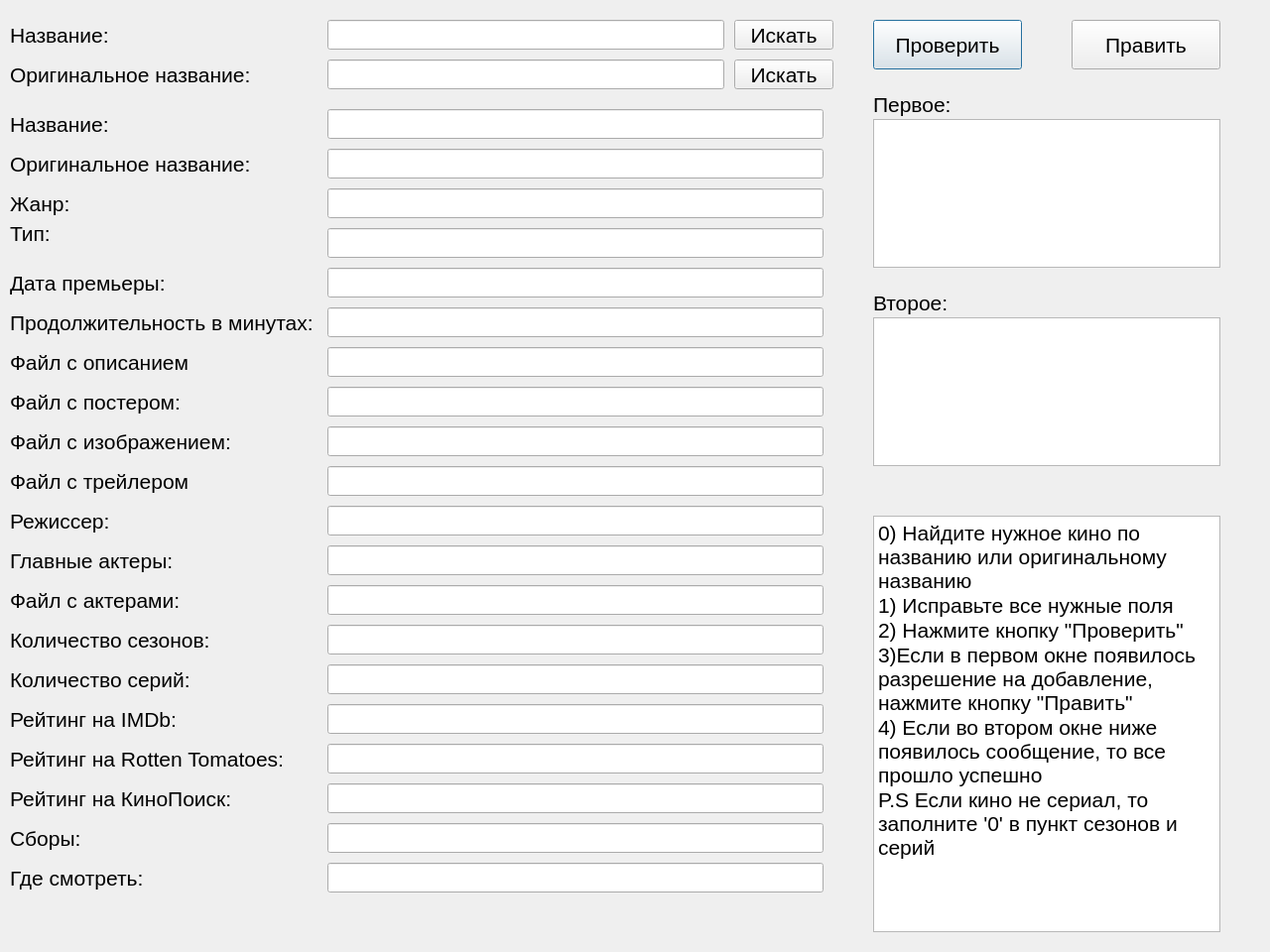
<?xml version="1.0" encoding="UTF-8"?>
<ui version="4.0">
 <class>Dialog</class>
 <widget class="QDialog" name="Dialog">
  <property name="geometry">
   <rect>
    <x>0</x>
    <y>0</y>
    <width>1280</width>
    <height>960</height>
   </rect>
  </property>
  <property name="font">
   <font>
    <pointsize>16</pointsize>
   </font>
  </property>
  <property name="windowTitle">
   <string>Dialog</string>
  </property>
  <widget class="QLabel" name="namelabel">
   <property name="geometry">
    <rect>
     <x>10</x>
     <y>110</y>
     <width>100</width>
     <height>30</height>
    </rect>
   </property>
   <property name="text">
    <string>Название:</string>
   </property>
  </widget>
  <widget class="QLabel" name="originalnamelabel">
   <property name="geometry">
    <rect>
     <x>10</x>
     <y>150</y>
     <width>250</width>
     <height>30</height>
    </rect>
   </property>
   <property name="text">
    <string>Оригинальное название:</string>
   </property>
  </widget>
  <widget class="QLabel" name="genrelabel">
   <property name="geometry">
    <rect>
     <x>10</x>
     <y>190</y>
     <width>70</width>
     <height>30</height>
    </rect>
   </property>
   <property name="text">
    <string>Жанр:</string>
   </property>
  </widget>
  <widget class="QLabel" name="typelabel">
   <property name="geometry">
    <rect>
     <x>10</x>
     <y>220</y>
     <width>40</width>
     <height>30</height>
    </rect>
   </property>
   <property name="text">
    <string>Тип:</string>
   </property>
  </widget>
  <widget class="QLabel" name="datelabel">
   <property name="geometry">
    <rect>
     <x>10</x>
     <y>270</y>
     <width>160</width>
     <height>30</height>
    </rect>
   </property>
   <property name="text">
    <string>Дата премьеры:</string>
   </property>
  </widget>
  <widget class="QLabel" name="durationlabel">
   <property name="geometry">
    <rect>
     <x>10</x>
     <y>310</y>
     <width>310</width>
     <height>30</height>
    </rect>
   </property>
   <property name="text">
    <string>Продолжительность в минутах:</string>
   </property>
  </widget>
  <widget class="QLabel" name="descriptionlabel">
   <property name="geometry">
    <rect>
     <x>10</x>
     <y>350</y>
     <width>180</width>
     <height>30</height>
    </rect>
   </property>
   <property name="text">
    <string>Файл с описанием:</string>
   </property>
  </widget>
  <widget class="QLabel" name="posterlabel">
   <property name="geometry">
    <rect>
     <x>10</x>
     <y>390</y>
     <width>170</width>
     <height>30</height>
    </rect>
   </property>
   <property name="text">
    <string>Файл с постером:</string>
   </property>
  </widget>
  <widget class="QLabel" name="imagelabel">
   <property name="geometry">
    <rect>
     <x>10</x>
     <y>430</y>
     <width>230</width>
     <height>30</height>
    </rect>
   </property>
   <property name="text">
    <string>Файл с изображением:</string>
   </property>
  </widget>
  <widget class="QLabel" name="trailerlabel">
   <property name="geometry">
    <rect>
     <x>10</x>
     <y>470</y>
     <width>180</width>
     <height>30</height>
    </rect>
   </property>
   <property name="text">
    <string>Файл с трейлером:</string>
   </property>
  </widget>
  <widget class="QLabel" name="directorlabel">
   <property name="geometry">
    <rect>
     <x>10</x>
     <y>510</y>
     <width>100</width>
     <height>30</height>
    </rect>
   </property>
   <property name="text">
    <string>Режиссер:</string>
   </property>
  </widget>
  <widget class="QLabel" name="mainactorslabel">
   <property name="geometry">
    <rect>
     <x>10</x>
     <y>550</y>
     <width>170</width>
     <height>30</height>
    </rect>
   </property>
   <property name="text">
    <string>Главные актеры:</string>
   </property>
  </widget>
  <widget class="QLabel" name="castlabel">
   <property name="geometry">
    <rect>
     <x>10</x>
     <y>590</y>
     <width>170</width>
     <height>30</height>
    </rect>
   </property>
   <property name="text">
    <string>Файл с актерами:</string>
   </property>
  </widget>
  <widget class="QLabel" name="seasonslabel">
   <property name="geometry">
    <rect>
     <x>10</x>
     <y>630</y>
     <width>210</width>
     <height>30</height>
    </rect>
   </property>
   <property name="text">
    <string>Количество сезонов:</string>
   </property>
  </widget>
  <widget class="QLabel" name="episodeslabel">
   <property name="geometry">
    <rect>
     <x>10</x>
     <y>670</y>
     <width>190</width>
     <height>30</height>
    </rect>
   </property>
   <property name="text">
    <string>Количество серий:</string>
   </property>
  </widget>
  <widget class="QLabel" name="imbdratinglabel">
   <property name="geometry">
    <rect>
     <x>10</x>
     <y>710</y>
     <width>170</width>
     <height>30</height>
    </rect>
   </property>
   <property name="text">
    <string>Рейтинг на IMDb:</string>
   </property>
  </widget>
  <widget class="QLabel" name="rottentomatoesratinglabel">
   <property name="geometry">
    <rect>
     <x>10</x>
     <y>750</y>
     <width>280</width>
     <height>30</height>
    </rect>
   </property>
   <property name="text">
    <string>Рейтинг на Rotten Tomatoes:</string>
   </property>
  </widget>
  <widget class="QLabel" name="kinopoiskratinglabel">
   <property name="geometry">
    <rect>
     <x>10</x>
     <y>790</y>
     <width>230</width>
     <height>30</height>
    </rect>
   </property>
   <property name="text">
    <string>Рейтинг на КиноПоиск:</string>
   </property>
  </widget>
  <widget class="QLabel" name="boxofficelabel">
   <property name="geometry">
    <rect>
     <x>10</x>
     <y>830</y>
     <width>70</width>
     <height>30</height>
    </rect>
   </property>
   <property name="text">
    <string>Сборы:</string>
   </property>
  </widget>
  <widget class="QLabel" name="wheretowatchlabel">
   <property name="geometry">
    <rect>
     <x>10</x>
     <y>870</y>
     <width>140</width>
     <height>30</height>
    </rect>
   </property>
   <property name="text">
    <string>Где смотреть:</string>
   </property>
  </widget>
  <widget class="QLineEdit" name="nameedit">
   <property name="geometry">
    <rect>
     <x>330</x>
     <y>110</y>
     <width>500</width>
     <height>30</height>
    </rect>
   </property>
  </widget>
  <widget class="QLineEdit" name="originalnameedit">
   <property name="geometry">
    <rect>
     <x>330</x>
     <y>150</y>
     <width>500</width>
     <height>30</height>
    </rect>
   </property>
  </widget>
  <widget class="QLineEdit" name="genreedit">
   <property name="geometry">
    <rect>
     <x>330</x>
     <y>190</y>
     <width>500</width>
     <height>30</height>
    </rect>
   </property>
  </widget>
  <widget class="QLineEdit" name="typeedit">
   <property name="geometry">
    <rect>
     <x>330</x>
     <y>230</y>
     <width>500</width>
     <height>30</height>
    </rect>
   </property>
  </widget>
  <widget class="QLineEdit" name="dateedit">
   <property name="geometry">
    <rect>
     <x>330</x>
     <y>270</y>
     <width>500</width>
     <height>30</height>
    </rect>
   </property>
  </widget>
  <widget class="QLineEdit" name="durationedit">
   <property name="geometry">
    <rect>
     <x>330</x>
     <y>310</y>
     <width>500</width>
     <height>30</height>
    </rect>
   </property>
  </widget>
  <widget class="QLineEdit" name="descriptionedit">
   <property name="geometry">
    <rect>
     <x>330</x>
     <y>350</y>
     <width>500</width>
     <height>30</height>
    </rect>
   </property>
  </widget>
  <widget class="QLineEdit" name="posteredit">
   <property name="geometry">
    <rect>
     <x>330</x>
     <y>390</y>
     <width>500</width>
     <height>30</height>
    </rect>
   </property>
  </widget>
  <widget class="QLineEdit" name="imageedit">
   <property name="geometry">
    <rect>
     <x>330</x>
     <y>430</y>
     <width>500</width>
     <height>30</height>
    </rect>
   </property>
  </widget>
  <widget class="QLineEdit" name="traileredit">
   <property name="geometry">
    <rect>
     <x>330</x>
     <y>470</y>
     <width>500</width>
     <height>30</height>
    </rect>
   </property>
  </widget>
  <widget class="QLineEdit" name="directoredit">
   <property name="geometry">
    <rect>
     <x>330</x>
     <y>510</y>
     <width>500</width>
     <height>30</height>
    </rect>
   </property>
  </widget>
  <widget class="QLineEdit" name="mainactorsedit">
   <property name="geometry">
    <rect>
     <x>330</x>
     <y>550</y>
     <width>500</width>
     <height>30</height>
    </rect>
   </property>
  </widget>
  <widget class="QLineEdit" name="castedit">
   <property name="geometry">
    <rect>
     <x>330</x>
     <y>590</y>
     <width>500</width>
     <height>30</height>
    </rect>
   </property>
  </widget>
  <widget class="QLineEdit" name="seasonsedit">
   <property name="geometry">
    <rect>
     <x>330</x>
     <y>630</y>
     <width>500</width>
     <height>30</height>
    </rect>
   </property>
  </widget>
  <widget class="QLineEdit" name="episodesedit">
   <property name="geometry">
    <rect>
     <x>330</x>
     <y>670</y>
     <width>500</width>
     <height>30</height>
    </rect>
   </property>
  </widget>
  <widget class="QLineEdit" name="imdbratingedit">
   <property name="geometry">
    <rect>
     <x>330</x>
     <y>710</y>
     <width>500</width>
     <height>30</height>
    </rect>
   </property>
  </widget>
  <widget class="QLineEdit" name="rottentomatoesratingedit">
   <property name="geometry">
    <rect>
     <x>330</x>
     <y>750</y>
     <width>500</width>
     <height>30</height>
    </rect>
   </property>
  </widget>
  <widget class="QLineEdit" name="kinopoiskratingedit">
   <property name="geometry">
    <rect>
     <x>330</x>
     <y>790</y>
     <width>500</width>
     <height>30</height>
    </rect>
   </property>
  </widget>
  <widget class="QLineEdit" name="boxofficeedit">
   <property name="geometry">
    <rect>
     <x>330</x>
     <y>830</y>
     <width>500</width>
     <height>30</height>
    </rect>
   </property>
  </widget>
  <widget class="QLineEdit" name="wheretowatchedit">
   <property name="geometry">
    <rect>
     <x>330</x>
     <y>870</y>
     <width>500</width>
     <height>30</height>
    </rect>
   </property>
  </widget>
  <widget class="QTextEdit" name="checktext">
   <property name="geometry">
    <rect>
     <x>880</x>
     <y>120</y>
     <width>350</width>
     <height>150</height>
    </rect>
   </property>
   <property name="font">
    <font>
     <pointsize>16</pointsize>
    </font>
   </property>
   <property name="readOnly">
    <bool>true</bool>
   </property>
   <property name="textInteractionFlags">
    <set>Qt::LinksAccessibleByKeyboard|Qt::LinksAccessibleByMouse|Qt::TextBrowserInteraction|Qt::TextSelectableByKeyboard|Qt::TextSelectableByMouse</set>
   </property>
  </widget>
  <widget class="QPushButton" name="checkbutton">
   <property name="geometry">
    <rect>
     <x>880</x>
     <y>20</y>
     <width>150</width>
     <height>50</height>
    </rect>
   </property>
   <property name="text">
    <string>Проверить</string>
   </property>
  </widget>
  <widget class="QPushButton" name="editbutton">
   <property name="geometry">
    <rect>
     <x>1080</x>
     <y>20</y>
     <width>150</width>
     <height>50</height>
    </rect>
   </property>
   <property name="text">
    <string>Править</string>
   </property>
  </widget>
  <widget class="QTextEdit" name="edittext">
   <property name="geometry">
    <rect>
     <x>880</x>
     <y>320</y>
     <width>350</width>
     <height>150</height>
    </rect>
   </property>
   <property name="font">
    <font>
     <pointsize>16</pointsize>
    </font>
   </property>
   <property name="readOnly">
    <bool>true</bool>
   </property>
   <property name="textInteractionFlags">
    <set>Qt::LinksAccessibleByKeyboard|Qt::LinksAccessibleByMouse|Qt::TextBrowserInteraction|Qt::TextSelectableByKeyboard|Qt::TextSelectableByMouse</set>
   </property>
  </widget>
  <widget class="QTextEdit" name="instructiontext">
   <property name="geometry">
    <rect>
     <x>880</x>
     <y>520</y>
     <width>350</width>
     <height>420</height>
    </rect>
   </property>
   <property name="font">
    <font>
     <pointsize>16</pointsize>
    </font>
   </property>
   <property name="readOnly">
    <bool>true</bool>
   </property>
   <property name="html">
    <string>&lt;!DOCTYPE HTML PUBLIC &quot;-//W3C//DTD HTML 4.0//EN&quot; &quot;http://www.w3.org/TR/REC-html40/strict.dtd&quot;&gt;
&lt;html&gt;&lt;head&gt;&lt;meta name=&quot;qrichtext&quot; content=&quot;1&quot; /&gt;&lt;style type=&quot;text/css&quot;&gt;
p, li { white-space: pre-wrap; }
&lt;/style&gt;&lt;/head&gt;&lt;body style=&quot; font-family:'Cantarell'; font-size:16pt; font-weight:400; font-style:normal;&quot;&gt;
&lt;p style=&quot; margin-top:0px; margin-bottom:0px; margin-left:0px; margin-right:0px; -qt-block-indent:0; text-indent:0px;&quot;&gt;0) Найдите нужное кино по названию или оригинальному названию&lt;/p&gt;
&lt;p style=&quot; margin-top:0px; margin-bottom:0px; margin-left:0px; margin-right:0px; -qt-block-indent:0; text-indent:0px;&quot;&gt;1) Исправьте все нужные поля&lt;/p&gt;
&lt;p style=&quot; margin-top:0px; margin-bottom:0px; margin-left:0px; margin-right:0px; -qt-block-indent:0; text-indent:0px;&quot;&gt;2) Нажмите кнопку &amp;quot;Проверить&amp;quot;&lt;/p&gt;
&lt;p style=&quot; margin-top:0px; margin-bottom:0px; margin-left:0px; margin-right:0px; -qt-block-indent:0; text-indent:0px;&quot;&gt;3)Если в первом окне появилось разрешение на добавление, нажмите кнопку &amp;quot;Править&amp;quot;&lt;/p&gt;
&lt;p style=&quot; margin-top:0px; margin-bottom:0px; margin-left:0px; margin-right:0px; -qt-block-indent:0; text-indent:0px;&quot;&gt;4) Если во втором окне ниже появилось сообщение, то все прошло успешно&lt;/p&gt;
&lt;p style=&quot; margin-top:0px; margin-bottom:0px; margin-left:0px; margin-right:0px; -qt-block-indent:0; text-indent:0px;&quot;&gt;P.S Если кино не сериал, то заполните '0' в пункт сезонов и серий&lt;/p&gt;&lt;/body&gt;&lt;/html&gt;</string>
   </property>
   <property name="textInteractionFlags">
    <set>Qt::LinksAccessibleByKeyboard|Qt::LinksAccessibleByMouse|Qt::TextBrowserInteraction|Qt::TextSelectableByKeyboard|Qt::TextSelectableByMouse</set>
   </property>
  </widget>
  <widget class="QLabel" name="namesearchlabel">
   <property name="geometry">
    <rect>
     <x>10</x>
     <y>20</y>
     <width>170</width>
     <height>30</height>
    </rect>
   </property>
   <property name="text">
    <string>Название:</string>
   </property>
  </widget>
  <widget class="QLineEdit" name="namesearchedit">
   <property name="geometry">
    <rect>
     <x>330</x>
     <y>20</y>
     <width>400</width>
     <height>30</height>
    </rect>
   </property>
  </widget>
  <widget class="QPushButton" name="namesearchbutton">
   <property name="geometry">
    <rect>
     <x>740</x>
     <y>20</y>
     <width>100</width>
     <height>30</height>
    </rect>
   </property>
   <property name="text">
    <string>Искать</string>
   </property>
  </widget>
  <widget class="QLabel" name="originalnamesearchlabel">
   <property name="geometry">
    <rect>
     <x>10</x>
     <y>60</y>
     <width>250</width>
     <height>30</height>
    </rect>
   </property>
   <property name="text">
    <string>Оригинальное название:</string>
   </property>
  </widget>
  <widget class="QLineEdit" name="originalnamesearchedit">
   <property name="geometry">
    <rect>
     <x>330</x>
     <y>60</y>
     <width>400</width>
     <height>30</height>
    </rect>
   </property>
  </widget>
  <widget class="QPushButton" name="originalnamesearchbutton">
   <property name="geometry">
    <rect>
     <x>740</x>
     <y>60</y>
     <width>100</width>
     <height>30</height>
    </rect>
   </property>
   <property name="text">
    <string>Искать</string>
   </property>
  </widget>
  <widget class="QLabel" name="firstwindowlabel">
   <property name="geometry">
    <rect>
     <x>880</x>
     <y>90</y>
     <width>80</width>
     <height>30</height>
    </rect>
   </property>
   <property name="text">
    <string>Первое:</string>
   </property>
  </widget>
  <widget class="QLabel" name="secondwindowlabel">
   <property name="geometry">
    <rect>
     <x>880</x>
     <y>290</y>
     <width>80</width>
     <height>30</height>
    </rect>
   </property>
   <property name="text">
    <string>Второе:</string>
   </property>
  </widget>
 </widget>
 <resources/>
 <connections/>
</ui>
